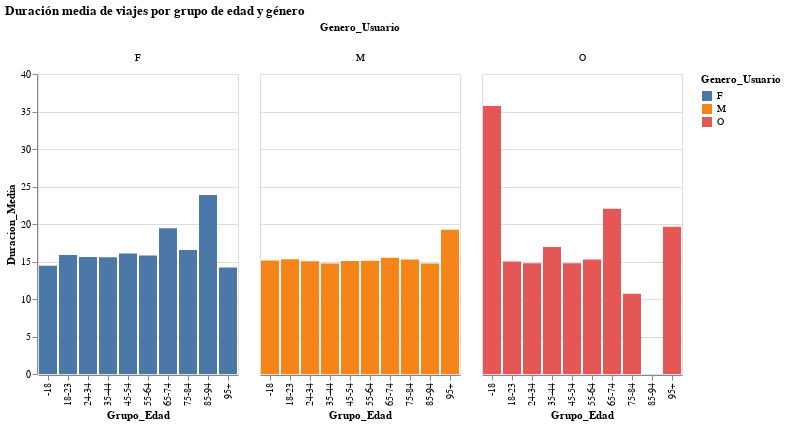

The notebook cell this image was saved under:
### Markdown cell above
#### Visualización

### Code cell
alt.Chart(df_duracion_media_grupo_edad_genero).mark_bar().encode(
    x='Grupo_Edad:N',
    y='Duracion_Media:Q',
    color='Genero_Usuario:N',
    column='Genero_Usuario:N'
).properties(
    title='Duración media de viajes por grupo de edad y género',
    width=200,
    height=300
)

### Figure 1 — Vega-Lite specification as saved in the notebook (floating-point values rounded to 4 significant figures)
{"config": {"view": {"continuousWidth": 300, "continuousHeight": 300}}, "data": {"name": "data-c43b1e217002c477f5fa9fd45ffb6471"}, "mark": {"type": "bar"}, "encoding": {"color": {"field": "Genero_Usuario", "type": "nominal"}, "column": {"field": "Genero_Usuario", "type": "nominal"}, "x": {"field": "Grupo_Edad", "type": "nominal"}, "y": {"field": "Duracion_Media", "type": "quantitative"}}, "height": 300, "title": "Duración media de viajes por grupo de edad y género", "width": 200, "$schema": "https://vega.github.io/schema/vega-lite/v5.20.1.json", "datasets": {"data-c43b1e217002c477f5fa9fd45ffb6471": [{"Grupo_Edad": "-18", "Genero_Usuario": "F", "Duracion_Media": 14.43}, {"Grupo_Edad": "-18", "Genero_Usuario": "M", "Duracion_Media": 15.14}, {"Grupo_Edad": "-18", "Genero_Usuario": "O", "Duracion_Media": 35.74}, {"Grupo_Edad": "18-23", "Genero_Usuario": "F", "Duracion_Media": 15.87}, {"Grupo_Edad": "18-23", "Genero_Usuario": "M", "Duracion_Media": 15.3}, {"Grupo_Edad": "18-23", "Genero_Usuario": "O", "Duracion_Media": 15.0}, {"Grupo_Edad": "24-34", "Genero_Usuario": "F", "Duracion_Media": 15.59}, {"Grupo_Edad": "24-34", "Genero_Usuario": "M", "Duracion_Media": 15.03}, {"Grupo_Edad": "24-34", "Genero_Usuario": "O", "Duracion_Media": 14.77}, {"Grupo_Edad": "35-44", "Genero_Usuario": "F", "Duracion_Media": 15.55}, {"Grupo_Edad": "35-44", "Genero_Usuario": "M", "Duracion_Media": 14.73}, {"Grupo_Edad": "35-44", "Genero_Usuario": "O", "Duracion_Media": 16.92}, {"Grupo_Edad": "45-54", "Genero_Usuario": "F", "Duracion_Media": 16.06}, {"Grupo_Edad": "45-54", "Genero_Usuario": "M", "Duracion_Media": 15.08}, {"Grupo_Edad": "45-54", "Genero_Usuario": "O", "Duracion_Media": 14.75}, {"Grupo_Edad": "55-64", "Genero_Usuario": "F", "Duracion_Media": 15.79}, {"Grupo_Edad": "55-64", "Genero_Usuario": "M", "Duracion_Media": 15.1}, {"Grupo_Edad": "55-64", "Genero_Usuario": "O", "Duracion_Media": 15.28}, {"Grupo_Edad": "65-74", "Genero_Usuario": "F", "Duracion_Media": 19.44}, {"Grupo_Edad": "65-74", "Genero_Usuario": "M", "Duracion_Media": 15.5}, {"Grupo_Edad": "65-74", "Genero_Usuario": "O", "Duracion_Media": 22.03}, {"Grupo_Edad": "75-84", "Genero_Usuario": "F", "Duracion_Media": 16.53}, {"Grupo_Edad": "75-84", "Genero_Usuario": "M", "Duracion_Media": 15.26}, {"Grupo_Edad": "75-84", "Genero_Usuario": "O", "Duracion_Media": 10.69}, {"Grupo_Edad": "85-94", "Genero_Usuario": "F", "Duracion_Media": 23.86}, {"Grupo_Edad": "85-94", "Genero_Usuario": "M", "Duracion_Media": 14.72}, {"Grupo_Edad": "95+", "Genero_Usuario": "F", "Duracion_Media": 14.2}, {"Grupo_Edad": "95+", "Genero_Usuario": "M", "Duracion_Media": 19.23}, {"Grupo_Edad": "95+", "Genero_Usuario": "O", "Duracion_Media": 19.63}]}}
